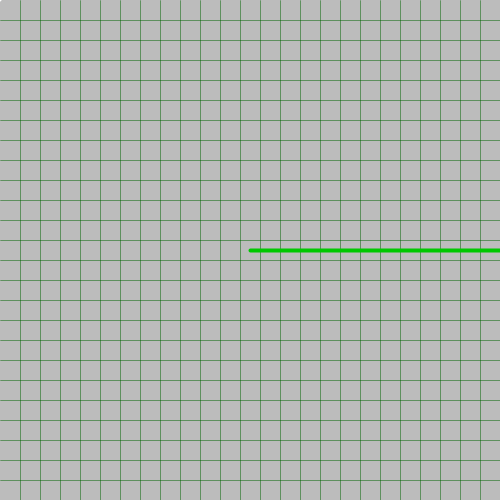
Frame 1 (no input)
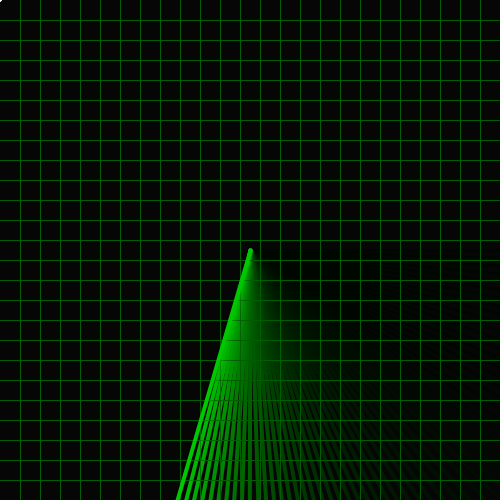
Frame 60 (the mouse pressed at the canvas centre just before this capture)
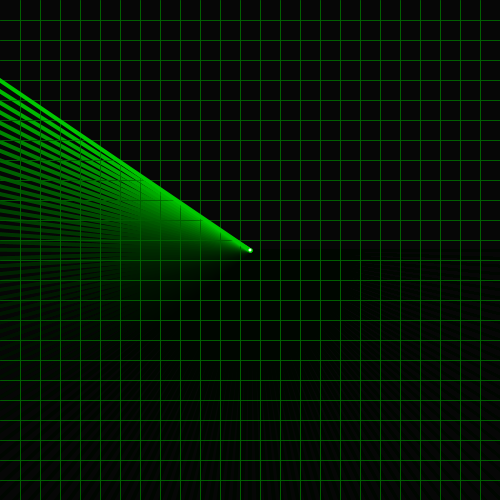
Frame 120 (the mouse held since frame 60 and released just before this capture)

The Processing sketch that drew these frames (run headless with seeded random() and noise(); from frame 60 on, the mouse is pressed at the canvas centre):

// Processing sketch: sonar
// ── sonar.pde
float ang = 0;
float  L;
int r=1;
boolean pinta = false;
int a, b;

void setup() {
  size(500, 500);
  //frameRate(10);
  L = dist(0, 0, width/2, height/2);
}

void draw() {
  //background(0);
  fill(0, 20);
  noStroke();
  rect(0, 0, width, height);
  strokeWeight(0.5);
  int Lx=20, Ly=20;
  stroke(0,100,0);
  while (Lx < width) {
    line(Lx, 0, Lx, height);
    Lx += 20;
  }
  while (Ly < height) {
    line(0,Ly, width, Ly);
    Ly += 20;
  }



  strokeWeight(4);
  stroke(0, 200, 0);
  line(width/2, height/2, width/2+ L*cos(ang*PI/180), height/2+ L*sin(ang*PI/180));  
  ang += 1.8;
  ang = ang % 360;

  noStroke();
  fill(255);
  ellipse(mouseX, mouseY, 3, 3);
  float abc = atan2(mouseY-height/2, mouseX-width/2)*180/PI;
  if (abc<0) {
    abc += 360;
  }
  println(ang + "  " + abc); 

  if (ang < abc + 2 && ang > abc - 2) {
    pinta = true; 
    a=mouseX;
    b=mouseY;
    r = 1;
  }
  if (pinta) {
    noFill();
    strokeWeight(2);
    stroke(255, 0, 0);
    ellipse(a, b, r, r);
    r++;
  }
}
